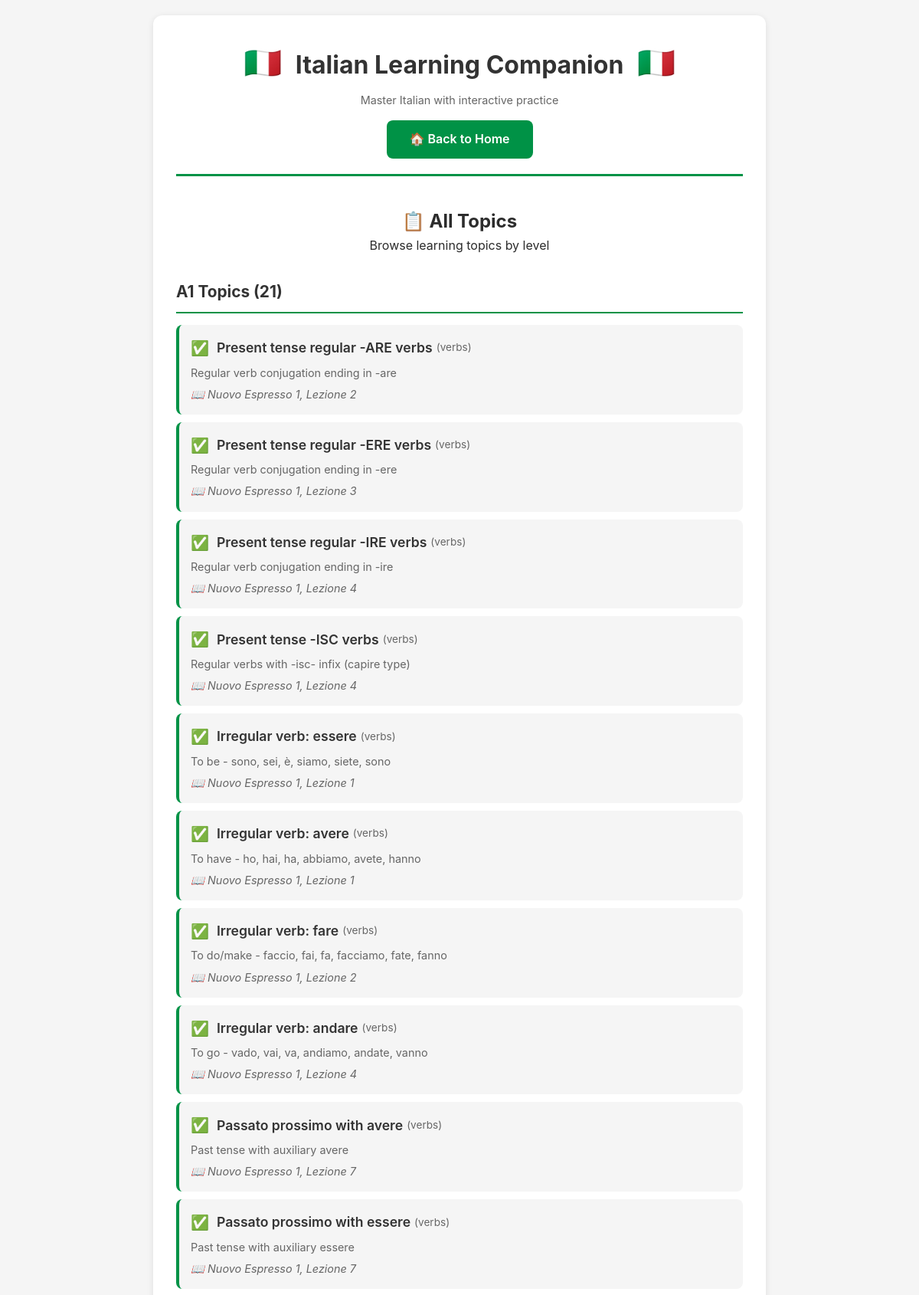
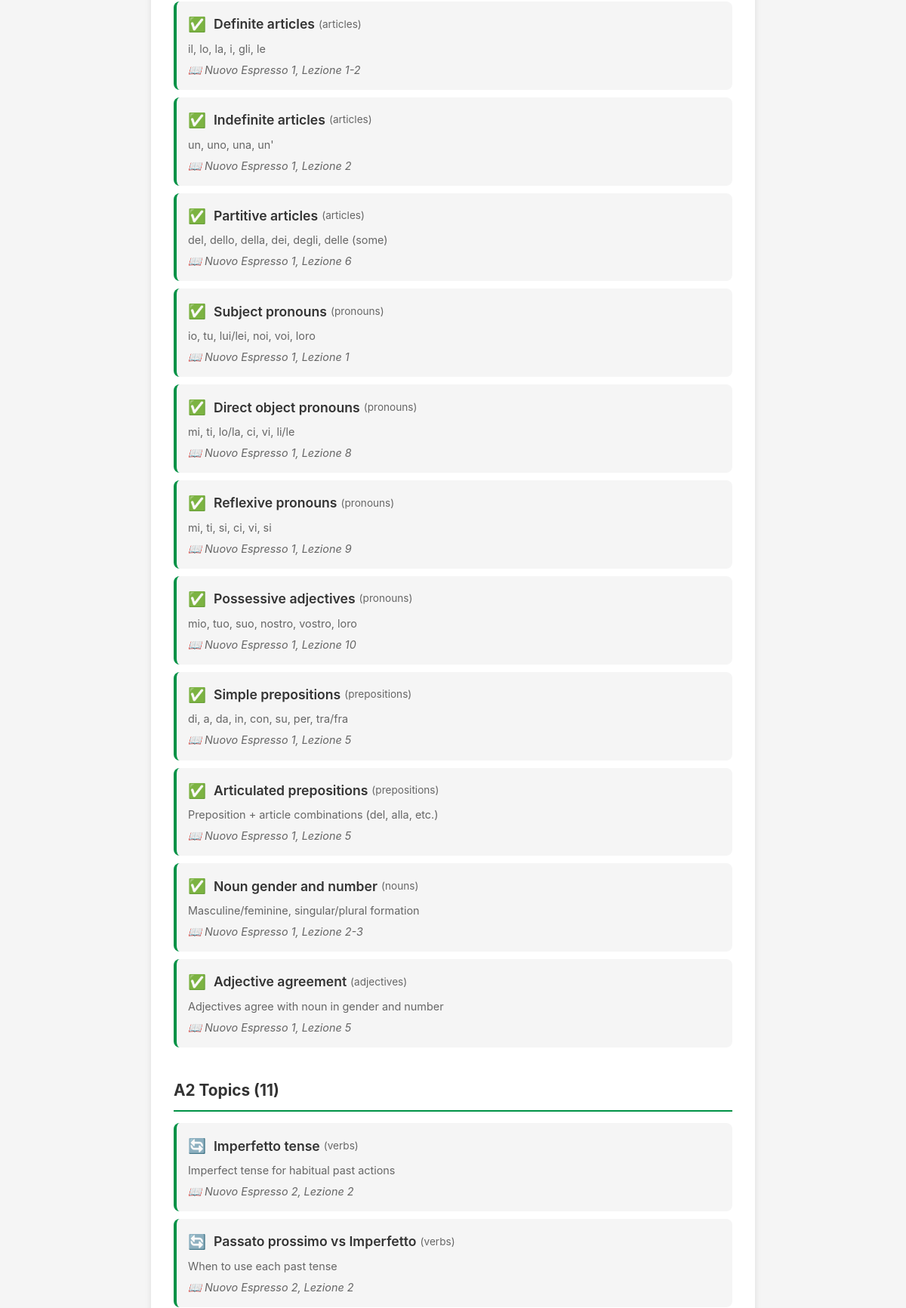
The app's page /topics (upper part) with its own data (2 pictures, top to bottom).
### tables this page shows
CREATE TABLE topics (
                id INTEGER PRIMARY KEY AUTOINCREMENT,
                name TEXT NOT NULL,
                category TEXT NOT NULL,  -- 'verbs', 'pronouns', 'prepositions', 'articles', etc.
                level TEXT NOT NULL,     -- 'A1', 'A2', 'B1', etc.
                description TEXT,
                lesson_reference TEXT,   -- e.g., "Nuovo Espresso 1, Lezione 7"
                completed BOOLEAN DEFAULT 0,
                date_added TEXT DEFAULT CURRENT_TIMESTAMP
            );

### app.py (the view)
@app.route('/topics')
def view_topics():
    db = get_db()
    topics_a1 = db.get_topics_by_level("A1")
    topics_a2 = db.get_topics_by_level("A2")
    db.close()
    return render_template('topics.html',
                          topics_a1=topics_a1,
                          topics_a2=topics_a2)

### app.py (called while the page is built)
def get_db():
    if 'db' not in g:
        g.db = ItalianDatabase(DB_PATH)
    return g.db

### src/database.py (called while the page is built)
    def get_topics_by_level(self, level: str) -> List[Dict]:
        cursor = self.conn.cursor()
        cursor.execute("SELECT * FROM topics WHERE level = ?", (level,))
        return [dict(row) for row in cursor.fetchall()]

    def close(self):
        self.conn.close()

### templates/topics.html (shortened to what this page needs)
{% extends "base.html" %}
{% block content %}
<div class="text-center mb-30">
    <h2>📋 All Topics</h2>
    <p>Browse learning topics by level</p>
</div>
<div class="topic-section">
    <h3>A1 Topics ({{ topics_a1|length }})</h3>
    {% if topics_a1 %}
        <ul class="topic-list">
            {% for topic in topics_a1 %}
                <li class="topic-item">
                    <div class="topic-header">
                        <span class="status-icon">
                            {% if topic.completed %}✅{% else %}🔄{% endif %}
                        </span>
                        <span class="topic-name">{{ topic.name }}</span>
                        <span class="topic-category">({{ topic.category }})</span>
                    </div>
                    {% if topic.description %}
                        <div class="topic-description">{{ topic.description }}</div>
                    {% endif %}
                    {% if topic.lesson_reference %}
                        <div class="topic-description" style="font-style: italic;">
                            📖 {{ topic.lesson_reference }}
                        </div>
                    {% endif %}
                </li>
            {% endfor %}
        </ul>
    {% else %}
        <p style="color: #666;">No A1 topics yet</p>
    {% endif %}
</div>
<div class="topic-section">
    <h3>A2 Topics ({{ topics_a2|length }})</h3>
    {% if topics_a2 %}
        <ul class="topic-list">
            {% for topic in topics_a2 %}
                <li class="topic-item">
                    <div class="topic-header">
                        <span class="status-icon">
                            {% if topic.completed %}✅{% else %}🔄{% endif %}
                        </span>
                        <span class="topic-name">{{ topic.name }}</span>
                        <span class="topic-category">({{ topic.category }})</span>
                    </div>
                    {% if topic.description %}
                        <div class="topic-description">{{ topic.description }}</div>
                    {% endif %}
                    {% if topic.lesson_reference %}
                        <div class="topic-description" style="font-style: italic;">
                            📖 {{ topic.lesson_reference }}
                        </div>
                    {% endif %}
                </li>
            {% endfor %}
        </ul>
    {% else %}
        <p style="color: #666;">No A2 topics yet</p>
    {% endif %}
</div>
{% endblock %}

### templates/base.html (shortened to what this page needs)
<!DOCTYPE html>
<html lang="en">
<head>
    <link rel="stylesheet" href="{{ url_for('static', filename='css/style.css') }}">
</head>
<body>
    <div class="container">
        <div class="header">
            <h1><span class="flag">🇮🇹</span> Italian Learning Companion <span class="flag">🇮🇹</span></h1>
            <p>Master Italian with interactive practice</p>
            {% if request.endpoint != 'home' %}
            <div class="home-link">
                <a href="{{ url_for('home') }}" class="btn btn-home">🏠 Back to Home</a>
            </div>
            {% endif %}
        </div>
        {% block content %}{% endblock %}
    </div>
</body>
</html>

### static/css/style.css (style rules this page uses)
:root { --green: #009246; --red: #CE2B37; --white: #FFFFFF; --light-gray: #F5F5F5; --medium-gray: #E0E0E0; --dark-gray: #333333; --text-color: #2C2C2C; --success-green: #10B981; --error-red: #EF4444; }
* { margin: 0; padding: 0; box-sizing: border-box; }
body { font-family: -apple-system, BlinkMacSystemFont, 'Segoe UI', Roboto, 'Helvetica Neue', Arial, sans-serif; background-color: var(--light-gray); color: var(--text-color); line-height: 1.6; padding: 20px; }
.container { max-width: 800px; margin: 0 auto; background: white; border-radius: 12px; box-shadow: 0 2px 8px rgba(0, 0, 0, 0.1); padding: 30px; }
.header { text-align: center; margin-bottom: 40px; padding-bottom: 20px; border-bottom: 3px solid var(--green); }
.header h1 { font-size: 2rem; color: var(--dark-gray); margin-bottom: 5px; }
.header .flag { font-size: 2.5rem; margin: 0 10px; }
.header p { color: #666; font-size: 0.9rem; }
.home-link { margin-top: 15px; }
.btn-home { display: inline-block; padding: 8px 20px; background: var(--green); color: white; text-decoration: none; border-radius: 6px; font-size: 0.9rem; transition: all 0.3s ease; }
.btn { display: inline-block; padding: 12px 30px; font-size: 1rem; font-weight: 600; text-align: center; text-decoration: none; border: none; border-radius: 8px; cursor: pointer; transition: all 0.3s ease; min-width: 120px; }
.topic-section { margin-bottom: 40px; }
.topic-section h3 { font-size: 1.3rem; margin-bottom: 15px; color: var(--dark-gray); border-bottom: 2px solid var(--green); padding-bottom: 10px; }
.topic-list { list-style: none; }
.topic-item { background: var(--light-gray); padding: 15px; margin-bottom: 10px; border-radius: 8px; border-left: 4px solid var(--green); }
.topic-item .topic-header { display: flex; align-items: center; margin-bottom: 5px; }
.topic-item .status-icon { font-size: 1.2rem; margin-right: 10px; }
.topic-item .topic-name { font-weight: 600; font-size: 1.1rem; color: var(--dark-gray); }
.topic-item .topic-category { font-size: 0.85rem; color: #666; margin-left: 5px; }
.topic-item .topic-description { font-size: 0.9rem; color: #666; margin-top: 5px; }
.text-center { text-align: center; }
.mb-30 { margin-bottom: 30px; }

### records on screen
topics: name "Present tense regular -ARE verbs", category "verbs", description "Regular verb conjugation ending in -are", lesson_reference "Nuovo Espresso 1, Lezione 2"
topics: name "Present tense regular -ERE verbs", category "verbs", description "Regular verb conjugation ending in -ere", lesson_reference "Nuovo Espresso 1, Lezione 3"
topics: name "Present tense regular -IRE verbs", category "verbs", description "Regular verb conjugation ending in -ire", lesson_reference "Nuovo Espresso 1, Lezione 4"
topics: name "Present tense -ISC verbs", category "verbs", description "Regular verbs with -isc- infix (capire type)", lesson_reference "Nuovo Espresso 1, Lezione 4"
topics: name "Irregular verb: essere", category "verbs", description "To be - sono, sei, è, siamo, siete, sono", lesson_reference "Nuovo Espresso 1, Lezione 1"
topics: name "Irregular verb: avere", category "verbs", description "To have - ho, hai, ha, abbiamo, avete, hanno", lesson_reference "Nuovo Espresso 1, Lezione 1"
topics: name "Irregular verb: fare", category "verbs", description "To do/make - faccio, fai, fa, facciamo, fate, fanno", lesson_reference "Nuovo Espresso 1, Lezione 2"
topics: name "Irregular verb: andare", category "verbs", description "To go - vado, vai, va, andiamo, andate, vanno", lesson_reference "Nuovo Espresso 1, Lezione 4"
topics: name "Passato prossimo with avere", category "verbs", description "Past tense with auxiliary avere", lesson_reference "Nuovo Espresso 1, Lezione 7"
topics: name "Passato prossimo with essere", category "verbs", description "Past tense with auxiliary essere", lesson_reference "Nuovo Espresso 1, Lezione 7"
topics: name "Definite articles", category "articles", description "il, lo, la, i, gli, le", lesson_reference "Nuovo Espresso 1, Lezione 1-2"
topics: name "Indefinite articles", category "articles", description "un, uno, una, un'", lesson_reference "Nuovo Espresso 1, Lezione 2"
topics: name "Partitive articles", category "articles", description "del, dello, della, dei, degli, delle (some)", lesson_reference "Nuovo Espresso 1, Lezione 6"
topics: name "Subject pronouns", category "pronouns", description "io, tu, lui/lei, noi, voi, loro", lesson_reference "Nuovo Espresso 1, Lezione 1"
topics: name "Direct object pronouns", category "pronouns", description "mi, ti, lo/la, ci, vi, li/le", lesson_reference "Nuovo Espresso 1, Lezione 8"
topics: name "Reflexive pronouns", category "pronouns", description "mi, ti, si, ci, vi, si", lesson_reference "Nuovo Espresso 1, Lezione 9"
topics: name "Possessive adjectives", category "pronouns", description "mio, tuo, suo, nostro, vostro, loro", lesson_reference "Nuovo Espresso 1, Lezione 10"
topics: name "Simple prepositions", category "prepositions", description "di, a, da, in, con, su, per, tra/fra", lesson_reference "Nuovo Espresso 1, Lezione 5"
topics: name "Articulated prepositions", category "prepositions", description "Preposition + article combinations (del, alla, etc.)", lesson_reference "Nuovo Espresso 1, Lezione 5"
topics: name "Noun gender and number", category "nouns", description "Masculine/feminine, singular/plural formation", lesson_reference "Nuovo Espresso 1, Lezione 2-3"
topics: name "Adjective agreement", category "adjectives", description "Adjectives agree with noun in gender and number", lesson_reference "Nuovo Espresso 1, Lezione 5"
topics: name "Imperfetto tense", category "verbs", description "Imperfect tense for habitual past actions", lesson_reference "Nuovo Espresso 2, Lezione 2"
topics: name "Passato prossimo vs Imperfetto", category "verbs", description "When to use each past tense", lesson_reference "Nuovo Espresso 2, Lezione 2"

### other values on screen
{{ topics_a1|length }} "21"
{{ topics_a2|length }} "11"
